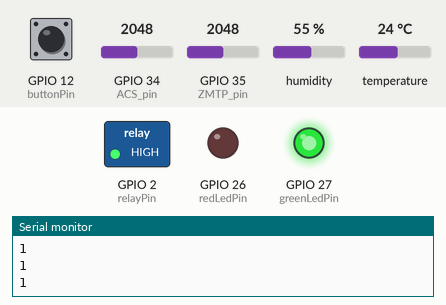
Recording of a sketch running on a simulated ESP32. On the bench: switched loads named in the sketch (green lamp = pin HIGH), output pins drawn as LEDs (lit = HIGH), the last lines printed to the serial monitor. The test bench sets the inputs (shaded band); at power-on: GPIO 12 (buttonPin) HIGH, GPIO 34 (ACS_pin) = 2048, GPIO 35 (ZMTP_pin) = 2048, humidity 55 %, temperature 24 °C. WiFi joins after 1.5 s; servers stay silent unless stated.

Above: at 3.0 s.
3.1 s: GPIO 12 (buttonPin) pulled LOW for 0.15 s
At 4.2 s:
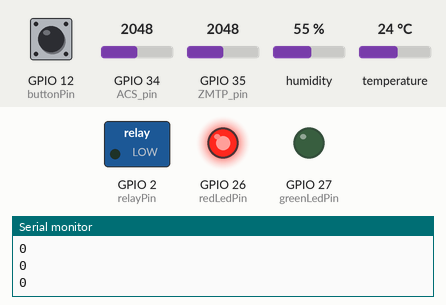
4.7 s: GPIO 12 (buttonPin) pulled LOW for 1 s
At 6.6 s:
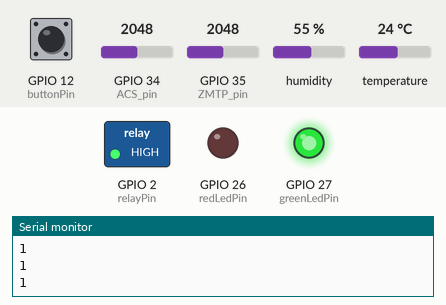
7.2 s: GPIO 12 (buttonPin) pulled LOW for 3.2 s
At 11.4 s:
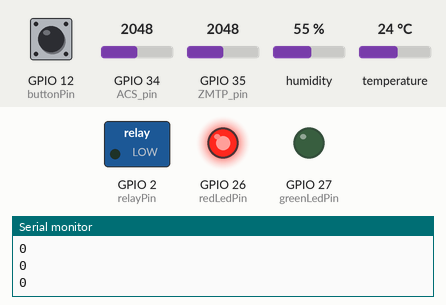
Timing chart, 0 to 12.9 s (numbered marks = the images above; inputs shaded):
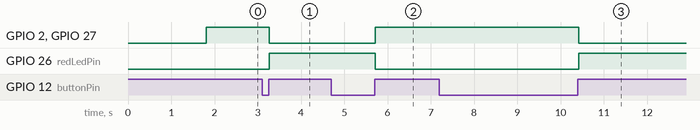

The sketch:

placaESP.ino
```cpp
//Definição das bibliotecas
  #define BLYNK_PRINT Serial
  #include <WiFi.h>
  #include <WiFiClient.h>
  #include <BlynkSimpleEsp32.h>
  #include <math.h>       //para usar a raiz quadrada
  #include "ZMPT101B.h"   //sensor de tensão
  #include "ACS712.h"     //sensor de corrente
  #include "DHT.h"        //sensor de temperatura e humidade

//Credênciais do BLYNK e do Wi-Fi
  char auth[] = "hcumPgO0LkGb9b_cnxkWQcU8k8RF4Wnu";
  //char ssid[] = "MEO-4D6DA0";
  //char pass[] = "c7a1553fdd";
  char ssid[] = "ZTE_CDA0A3";
  char pass[] = "45183030";

//Variáveis globais
  const unsigned int buttonPin = 12;    //botão está ligado a este pin
  const int relayPin = 2;              //Output está ligado a este pin
  const unsigned int greenLedPin = 27;  //LED verde está ligado a este pin
  const unsigned int redLedPin = 26;    //LED vermelho está ligado a este pin
  const unsigned int relayPin_V = V0;
  const unsigned int virtualPin_Temp = V1, virtualPin_Hum = V2;
  const unsigned int virtualPin_V = V3, virtualPin_I = V4, virtualPin_P = V5;

//Variáveis para ligar e desligar a tomada
  int buttonState = 0;          //Estado inicial do botão
  int oldButtonState = LOW;
  int outState = LOW;           //Estado inicial do LED/Output = Desligado
  int lastDebounceTime = 0, debounceDelay = 100;

//Variáveis para sensor de temperatura e humidade
  #define DHTTYPE DHT22
  #define DHTPIN 15
  DHT dht(DHTPIN, DHTTYPE);
  unsigned long currentMillis;
  float temp_hum_val[2] = {0};      // humidade = temp_hum_val[0] ; temperatura = temp_hum_val[1]
  float old_temp = 0, old_hum = 0;
  unsigned long lastTime = 0;       //Última vez (tempo) em que existiu mudança de estado do LED/Output
  unsigned long Delay = 1000;       //Tempo de delay
  int auxTemp = 0;
  int auxHum = 0;

//Variáveis para o sensor de tensão e de corrente
  #define SAMPLES 80      //número de amostras p/ leitura de sensores
  #define ZMTP_pin 35     //pin do sensor de tensão na ESP32
  #define ACS_pin 34      //pin do sensor de corrente na ESP32
  unsigned long ReadingTime = 10000;  //10 segundos para ler valores V e I
  unsigned long Timer = 250;          //250 microsegundos entre cada amostra
  int lastSensorTime = -30000, sensorDelay = 30000;


BLYNK_CONNECTED() {     //Realizar a conexão o BLYNK (e aos pins virtuais )
  Blynk.syncVirtual(relayPin_V);
  Blynk.syncVirtual(virtualPin_Temp);
  Blynk.syncVirtual(virtualPin_Hum);
  Blynk.syncVirtual(virtualPin_V);
  Blynk.syncVirtual(virtualPin_I);
  Blynk.syncVirtual(virtualPin_P);
}

BLYNK_WRITE(V0){    //Caso exista uma mudança no estado da tomada, na aplicação BLYNK
  int virtual_pinValue = param.asInt();
  if (virtual_pinValue == 0){ //Se a tomada foi desligada
    setLeds(LOW);
    digitalWrite(relayPin, LOW);
  }
  if (virtual_pinValue == 1){ //Se a tomada foi ligada
    setLeds(HIGH);
    digitalWrite(relayPin, HIGH);
  }
}

void setLeds(bool estado){  //Função para ligar e desligar LEDs Green e Red conforme o estado do rele (estado = high se a tomada estiver ligada)
  digitalWrite(greenLedPin, estado);
  digitalWrite(redLedPin, !estado);
}

void setup(){
  Serial.begin(9600);
  Blynk.begin(auth, ssid, pass, "blynk.cloud", 80);   //Realizar a ligação ao BLYNK

  //Para o sensor de temperatura e humidade
  Wire.begin();
  dht.begin();

  //Definição do tipo de Pins
  pinMode(relayPin, OUTPUT);
  pinMode(buttonPin, INPUT_PULLUP);
  pinMode(greenLedPin, OUTPUT);
  pinMode(redLedPin, OUTPUT);

  //Inicializar o rele como desligado e os LEDS Green e Red de acordo com isso
  digitalWrite(relayPin, LOW);
  digitalWrite(greenLedPin, LOW);   //desliga o led verde
  digitalWrite(redLedPin, HIGH);    //liga o led vermelho
}


void loop(){
  Blynk.run();

//LIGAR E DESLIGAR RELE
  //Procura o estado atual do rele, e corrige o estado dos LEDs Green e Red se necessário
  Serial.println(digitalRead(relayPin));
    outState = digitalRead(relayPin);
    setLeds(outState);

  //Verificar se o botão está a ser pressionado ou não
    buttonState = digitalRead(buttonPin);

  //Garantir que passou tempo suficiente, e que todo o "barulho" e interferências são eliminadas
    if((millis() - lastDebounceTime) > debounceDelay){      //Garantir que passou tempo suficiente
      if (buttonState != oldButtonState && buttonState == HIGH){    //botão foi pressionado => mudar o estado do output
        outState = (outState == LOW ? HIGH : LOW);    //Ligar/Desligar LED
        digitalWrite(relayPin, outState);
        Blynk.virtualWrite(relayPin_V, outState);   //Liga/Desliga LED na aplicação BLYNK
        lastDebounceTime = millis();
      }
      setLeds(outState);
      oldButtonState = buttonState;
    }
//SENSOR DE TEMPERATURA E HUMIDADE
  //Garantir que passou tempo suficiente, e que todo o "barulho" e interferências são eliminadas
    currentMillis = millis();
    if((currentMillis - lastTime) > Delay){      //Garantir que passou tempo suficiente
      if (dht.readTempAndHumidity(temp_hum_val) == 0) { //Se o sensor conseguiu realizar uma leitura (é 0 se sim, é -1 se não)
        if (abs(old_temp - temp_hum_val[1]) >= 0.01){
          auxTemp = 1;
          old_temp = temp_hum_val[1];
          Blynk.virtualWrite(virtualPin_Temp, temp_hum_val[1]);
        }
          if (abs(old_hum - temp_hum_val[0]) >= 1){
            auxHum = 1;
            old_hum = temp_hum_val[0];
            Blynk.virtualWrite(virtualPin_Hum, temp_hum_val[0]);
          }
      lastTime = millis();  //Quer tenha lido um novo valor da temperatura ou não, atualiza sempre o valor da variável lastTime
      }
    }
//ENVIAR NOTIFICAÇÕES PARA O BLYNK
  if(auxTemp == 1) { //Se já foi registado algum valor de temperatura
    if (old_temp > 38){ Blynk.logEvent("temperatura", "A temperatura ambiente está demasiado elevada!");}
    if (old_temp < 2){ Blynk.logEvent("temperatura", "A temperatura ambiente está demasiado baixa!");}
  }
  if(auxHum == 1) { //Se já foi registado algum valor de humidade
    if (old_hum > 70){  Blynk.logEvent("humidade", "A humidade relativa do ar está demasiado elevada!");}
    if (old_hum < 20){  Blynk.logEvent("humidade", "A humidade relativa do ar está demasiado baixa!");}
  }

//SENSORES DE TENSÃO E DE CORRENTE, E CÁLCULOS DE TENSÃO TMS, CORRENTE RMS E POTÊNCIA ATIVA
  //Declarar as variáveis
    unsigned long startTimer;
    float V_lervalores[SAMPLES], I_lervalores[SAMPLES];
    float V_array[SAMPLES], I_array[SAMPLES], P_array[SAMPLES];
    float V_soma = 0, I_soma = 0, P_soma = 0;
    float V_rms, I_rms, P_ativa;

  if((millis() - lastSensorTime) > sensorDelay){      //Garantir que passou tempo suficiente desde que as últimas medições dos sensores foram realizadas
    //Ler e guardas os valores das amostras de tensão e de corrente
      for (int i = 0 ; i < SAMPLES ; i++){
        startTimer = micros();
        V_lervalores[i] = analogRead(ZMTP_pin);
        I_lervalores[i] = analogRead(ACS_pin);
        while ((micros() - startTimer) < Timer){ } //espera que passe tempo suficiente até ler a próxima amostra
      }
    //Alterar a escala de cada uma das amostras e calcular a potencia ativa de cada par de amostras
      for(int j=0; j<SAMPLES; j++){
        V_array[j] = ((((float(V_lervalores[j])- 2048) / 2048) * 1.65) * 239.99); //tensão deve encontrar-se entre (+/- 280*sqrt(2)), sendo esse valor o máximo (~=395.98), consegue medir até esse valor
        I_array[j] = ((float(I_lervalores[j])/4095*3.3 )- 1.65) / (0.185 *(5/0.66));
        P_array[j] = V_array[j] * I_array[j];
      }
    //Calcular os valores eficazes da tensão e da corrente -> elevar ao quadrado todos os valores
      for(int j=0; j<SAMPLES; j++){
        V_array[j] = V_array[j] * V_array[j];
        I_array[j] = I_array[j] * I_array[j];
      }
    //Calcular média desses valores -> primeiro a soma de todos e depois o cálculo da média de V e de I
      for(int j=0; j<SAMPLES; j++){
        V_soma += V_array[j];
        I_soma += I_array[j];
        P_soma += P_array[j];
      }
      V_rms = V_soma / SAMPLES;
      I_rms = I_soma / SAMPLES;
      P_ativa = P_soma / SAMPLES;
    //Calcular os valores finais de tensão e de corrente rms -> raiz quadrada dos valores médios de V e de I
      V_rms = sqrt(V_rms);
      I_rms = sqrt(I_rms);

    //Colocar a zero, caso os valores seja residuais
      if(V_rms < 180){
        V_rms = 0;
        I_rms = 0;
        P_ativa = 0;
      }

    //Enviar os valores finais para a aplicação BLYNK
      Blynk.virtualWrite(virtualPin_V, V_rms);
      Blynk.virtualWrite(virtualPin_I, I_rms);
      Blynk.virtualWrite(virtualPin_P, P_ativa);
  }
}
```

Measured:
- after the input at 3.1 s, GPIO 2 (relayPin), GPIO 27 (greenLedPin): HIGH → LOW after 0.17 s; GPIO 26 (redLedPin): LOW → HIGH after 0.17 s
- after the input at 4.7 s, GPIO 2 (relayPin), GPIO 27 (greenLedPin): LOW → HIGH after 1.0 s; GPIO 26 (redLedPin): HIGH → LOW after 1.0 s
- after the input at 7.2 s, GPIO 2 (relayPin), GPIO 27 (greenLedPin): HIGH → LOW after 3.2 s; GPIO 26 (redLedPin): LOW → HIGH after 3.2 s
